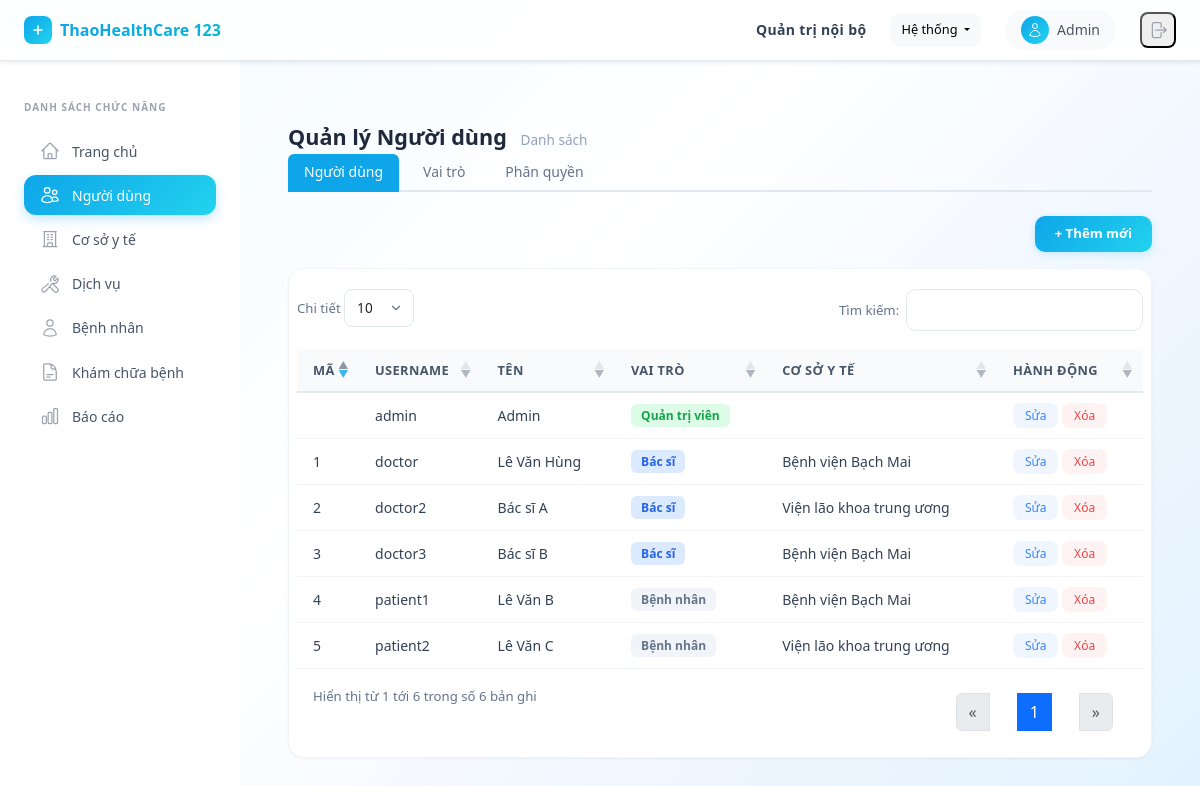
/users/ (signed in), run on the app's committed database.
### api/models.py (models this page shows, shortened)
class User(AbstractUser):
    code = models.CharField(max_length=50, unique=True)
    facility = models.ForeignKey(MedicalFacility, on_delete=models.CASCADE, related_name="users", null=True, blank=True)
    name = models.CharField(max_length=255)
    role = models.ForeignKey(Role, on_delete=models.SET_NULL, null=True, blank=True, related_name='users')
    patient = models.OneToOneField('Patient', on_delete=models.SET_NULL, null=True, blank=True, related_name='user')
    created_at = models.DateTimeField(auto_now_add=True)
    updated_at = models.DateTimeField(auto_now=True)
    @property
    def role_code(self):
        return self.role.code if self.role else None

class Role(models.Model):
    code = models.CharField(max_length=50, unique=True)
    name = models.CharField(max_length=100)
    description = models.TextField(blank=True, null=True)
    permissions = models.ManyToManyField(Permission, blank=True, related_name='roles')
    created_at = models.DateTimeField(auto_now_add=True)
    updated_at = models.DateTimeField(auto_now=True)

class MedicalFacility(models.Model):
    STATUS_CHOICES = [
        ('active', 'Đang hoạt động'),
        ('paused', 'Tạm dừng'),
        ('holiday', 'Nghỉ lễ'),
        ('maintenance', 'Bảo trì'),
        ('closed', 'Ngừng hoạt động'),
    ]
    code = models.CharField(max_length=50, unique=True)
    name = models.CharField(max_length=255)
    address = models.TextField()
    status = models.CharField(max_length=20, choices=STATUS_CHOICES, default='active')
    services = models.ManyToManyField(Service, blank=True, related_name='facilities')

### api/views.py (the view)
# urls.py: path('users/', user_list, name='user_list'),
@admin_required
def user_list(request):
    users = User.objects.select_related('facility', 'role', 'patient').all()
    facilities = MedicalFacility.objects.all()
    roles = Role.objects.all()
    patients = Patient.objects.select_related('user').order_by('identifier')
    patient_role = Role.objects.filter(code='patient').first()
    return render(request, 'user_list.html', {
        'users': users,
        'tab': 'users',
        'subtab': 'users',
        'facilities': facilities,
        'roles': roles,
        'patients': patients,
        'patient_role_id': patient_role.id if patient_role else '',
    })

### api/templates/user_list.html (shortened to what this page needs)
{% extends "base.html" %}
{% load static %}
{% block content %}
<link rel="stylesheet" href="https://cdn.datatables.net/1.13.6/css/dataTables.bootstrap5.min.css">
<h3 class="page-title">Quản lý Người dùng <small>Danh sách</small></h3>
{% include "user_subtabs.html" %}
<div class="table-toolbar">
    <button class="btn-add" data-bs-toggle="modal" data-bs-target="#userModal" onclick="openCreateModal()">+ Thêm mới</button>
</div>
<div class="table-card">
<table id="userTable" class="table">
    <thead>
        <tr>
            <th>Mã</th>
            <th>Username</th>
            <th>Tên</th>
            <th>Vai trò</th>
            <th>Cơ sở y tế</th>
            <th>Hành động</th>
        </tr>
    </thead>
    <tbody>
        {% for u in users %}
        <tr>
            <td><span style="font-weight:500;">{{ u.code }}</span></td>
            <td>{{ u.username }}</td>
            <td>{{ u.name }}</td>
            <td>
                {% if u.role %}
                <span class="badge-role {% if u.role_code == 'admin' %}badge-role-admin{% elif u.role_code == 'doctor' %}badge-role-doctor{% else %}badge-role-default{% endif %}">{{ u.role.name }}</span>
                {% else %}
                <span style="color:#94a3b8;">--</span>
                {% endif %}
            </td>
            <td>{{ u.facility.name|default:"" }}</td>
            <td>
                <button class="btn-action btn-action-edit" data-bs-toggle="modal" data-bs-target="#userModal"
                    onclick="openEditModal('{{ u.id }}', '{{ u.code }}', '{{ u.username }}', '{{ u.name }}', '{{ u.role.id|default:'' }}', '{{ u.facility.id|default:'' }}', '{{ u.patient.id|default:'' }}')">
                    Sửa
                </button>
                <button class="btn-action btn-action-delete" onclick="deleteUser('{{ u.id }}')">Xóa</button>
            </td>
        </tr>
        {% endfor %}
    </tbody>
</table>
</div>
{% endblock %}

### api/templates/base.html (shortened to what this page needs)
﻿<!DOCTYPE html>
<html lang="vi">
<head>
    <script src="https://cdn.tailwindcss.com"></script>
    <link rel="stylesheet" href="https://cdn.jsdelivr.net/npm/bootstrap@5.3.0/dist/css/bootstrap.min.css">
</head>
<body class="min-h-screen" style="margin:0; background: linear-gradient(135deg, #f0f9ff 0%, #ffffff 40%, #eff6ff 70%, #e0f2fe 100%); background-attachment: fixed;">
    <nav class="top-navbar fixed top-0 left-0 right-0 z-50 flex items-center justify-between px-6 py-2.5 shadow-sm">
        <div class="flex items-center gap-3">
            <a href="{% url 'dashboard' %}" class="flex items-center gap-2" style="text-decoration:none;">
                <div class="bg-gradient-to-br from-primary to-cyan-400 rounded-lg p-1.5">
                    <svg class="w-4 h-4 text-white" fill="none" viewBox="0 0 24 24" stroke="currentColor">
                        <path stroke-linecap="round" stroke-linejoin="round" stroke-width="2.5" d="M12 6v6m0 0v6m0-6h6m-6 0H6"/>
                    </svg>
                </div>
                <span class="text-base font-bold bg-gradient-to-r from-primary to-cyan-500 bg-clip-text" style="color:transparent; -webkit-background-clip:text;">ThaoHealthCare 123</span>
            </a>
        </div>
        <div class="flex items-center gap-4">
            <span class="hidden sm:block text-sm font-semibold text-slate-700 tracking-wide">Quản trị nội bộ</span>
            {% if user.is_authenticated %}
            <div class="dropdown">
                <button class="btn btn-light dropdown-toggle" type="button" data-bs-toggle="dropdown" aria-expanded="false" style="border-radius:10px; font-size:0.8rem; padding:6px 10px;">
                    Hệ thống
                </button>
            </div>
            {% endif %}
            <div class="flex items-center gap-2 bg-gray-50 rounded-full px-3 py-1.5">
                <div class="w-7 h-7 rounded-full bg-gradient-to-br from-primary to-cyan-400 flex items-center justify-center">
                    <svg class="w-4 h-4 text-white" fill="none" viewBox="0 0 24 24" stroke="currentColor">
                        <path stroke-linecap="round" stroke-linejoin="round" stroke-width="1.5" d="M15.75 6a3.75 3.75 0 11-7.5 0 3.75 3.75 0 017.5 0zM4.501 20.118a7.5 7.5 0 0114.998 0A17.933 17.933 0 0112 21.75c-2.676 0-5.216-.584-7.499-1.632z"/>
                    </svg>
                </div>
                <span class="text-sm font-medium text-gray-600">{{ user.name|default:user.username }}</span>
            </div>
            <form action="{% url 'logout' %}" method="post" class="m-0">
                <button type="submit" class="p-1.5 rounded-lg hover:bg-red-50 text-gray-400 hover:text-red-500 transition" title="Đăng xuất">
                    <svg class="w-5 h-5" fill="none" viewBox="0 0 24 24" stroke="currentColor">
                        <path stroke-linecap="round" stroke-linejoin="round" stroke-width="1.5" d="M15.75 9V5.25A2.25 2.25 0 0013.5 3h-6a2.25 2.25 0 00-2.25 2.25v13.5A2.25 2.25 0 007.5 21h6a2.25 2.25 0 002.25-2.25V15m3 0l3-3m0 0l-3-3m3 3H9"/>
                    </svg>
                </button>
            </form>
        </div>
    </nav>
    <aside id="sidebar" class="sidebar fixed top-[52px] left-0 bottom-0 w-60 bg-white border-r border-gray-100 z-40 transform -translate-x-full lg:translate-x-0 transition-transform duration-200 overflow-y-auto">
        <div class="px-4 pt-5 pb-3">
            <p class="text-[10px] font-semibold text-gray-400 uppercase tracking-widest mb-3">Danh sách chức năng</p>
            <nav class="flex flex-col gap-1">
                {% if user.is_authenticated and user.role_code == "admin" %}
                <a href="{% url 'dashboard' %}" class="nav-item-link {% if tab == 'home' %}active{% endif %}">
                    Trang chủ
                </a>
                <a href="{% url 'user_list' %}" class="nav-item-link {% if tab == 'users' %}active{% endif %}">
                    Người dùng
                </a>
                <a href="{% url 'facility_list' %}" class="nav-item-link {% if tab == 'facilities' %}active{% endif %}">
                    Cơ sở y tế
                </a>
                <a href="{% url 'service_list' %}" class="nav-item-link {% if tab == 'services' %}active{% endif %}">
                    Dịch vụ
                </a>
                <a href="{% url 'patient_list' %}" class="nav-item-link {% if tab == 'patients' %}active{% endif %}">
                    <svg class="w-5 h-5 text-gray-400" fill="none" viewBox="0 0 24 24" stroke="currentColor"><path stroke-linecap="round" stroke-linejoin="round" stroke-width="1.5" d="M15.75 6a3.75 3.75 0 11-7.5 0 3.75 3.75 0 017.5 0zM4.501 20.118a7.5 7.5 0 0114.998 0A17.933 17.933 0 0112 21.75c-2.676 0-5.216-.584-7.499-1.632z"/></svg>
                    Bệnh nhân
                </a>
                <a href="{% url 'examination_list' %}" class="nav-item-link {% if tab == 'examinations' %}active{% endif %}">
                    Khám chữa bệnh
                </a>
                <a href="{% url 'report_list' %}" class="nav-item-link {% if tab == 'reports' %}active{% endif %}">
                    Báo cáo
                </a>
                {% endif %}
            </nav>
        </div>
    </aside>
    <main class="lg:ml-60 pt-[52px] min-h-screen">
        <div class="p-5">
            {% block content %}{% endblock %}
        </div>
    </main>
</body>
</html>

### api/templates/base.html (style rules this page uses)
.sidebar { font-family: system-ui, -apple-system, sans-serif; }
.sidebar * { box-sizing: border-box; }
.sidebar a, .sidebar button { text-decoration: none; }
.nav-item-link { display: flex; align-items: center; gap: 0.75rem; padding: 0.6rem 1rem; border-radius: 0.75rem; color: #475569; font-size: 0.875rem; font-weight: 500; transition: all 0.15s; }
.nav-item-link.active { background: linear-gradient(135deg, #0ea5e9, #22d3ee); color: #fff; box-shadow: 0 4px 12px rgba(14,165,233,0.25); }
.nav-item-link.active svg { color: #fff; }
.top-navbar { background: rgba(255,255,255,0.85); backdrop-filter: blur(12px); border-bottom: 1px solid #e2e8f0; }
.table-card { background: #fff; border-radius: 16px; box-shadow: 0 1px 3px rgba(0,0,0,0.04), 0 1px 2px rgba(0,0,0,0.02); border: 1px solid #f1f5f9; overflow: hidden; padding: 8px; }
.table-card .table { margin-bottom: 0; }
.table-card thead th, table.dataTable thead th { background: #f8fafc !important; border-bottom: 2px solid #e2e8f0 !important; color: #475569 !important; font-weight: 600 !important; font-size: 0.8rem !important; text-transform: uppercase; letter-spacing: 0.03em; padding: 12px 16px !important; white-space: nowrap; }
.table-card tbody td, table.dataTable tbody td { padding: 10px 16px !important; font-size: 0.875rem; color: #334155; border-bottom: 1px solid #f1f5f9 !important; vertical-align: middle; }
table.dataTable thead .sorting::after, table.dataTable thead .sorting_asc::after, table.dataTable thead .sorting_desc::after { opacity: 0.4 !important; }
table.dataTable thead .sorting_asc::after, table.dataTable thead .sorting_desc::after { opacity: 0.8 !important; color: #0ea5e9 !important; }
.btn-action { padding: 4px 12px; font-size: 0.75rem; font-weight: 500; border-radius: 8px; border: none; cursor: pointer; transition: all 0.15s; }
.btn-action-edit { background: #eff6ff; color: #3b82f6; }
.btn-action-delete { background: #fef2f2; color: #ef4444; }
.page-title { font-size: 1.35rem; font-weight: 700; color: #1e293b; margin-bottom: 0.25rem; }
.page-title small { font-size: 0.85rem; font-weight: 400; color: #94a3b8; margin-left: 8px; }
.table-toolbar { display: flex; align-items: center; justify-content: space-between; flex-wrap: wrap; gap: 10px; margin-bottom: 16px; }
.btn-add { background: linear-gradient(135deg, #0ea5e9, #22d3ee); color: #fff; font-size: 0.825rem; font-weight: 600; padding: 8px 20px; border-radius: 10px; border: none; cursor: pointer; box-shadow: 0 2px 8px rgba(14,165,233,0.2); transition: all 0.15s; }
.badge-role { display: inline-block; padding: 3px 10px; border-radius: 6px; font-size: 0.75rem; font-weight: 600; }
.badge-role-admin { background: #dcfce7; color: #16a34a; }
.badge-role-doctor { background: #dbeafe; color: #2563eb; }
.badge-role-default { background: #f1f5f9; color: #64748b; }

### data on the page
User: name "Admin", username "admin", role.name "Quản trị viên"
User: code "1", username "doctor", name "Lê Văn Hùng", role.name "Bác sĩ", facility.name "Bệnh viện Bạch Mai"
User: code "2", username "doctor2", name "Bác sĩ A", role.name "Bác sĩ", facility.name "Viện lão khoa trung ương"
User: code "3", username "doctor3", name "Bác sĩ B", role.name "Bác sĩ", facility.name "Bệnh viện Bạch Mai"
User: code "4", username "patient1", name "Lê Văn B", role.name "Bệnh nhân", facility.name "Bệnh viện Bạch Mai"
User: code "5", username "patient2", name "Lê Văn C", role.name "Bệnh nhân", facility.name "Viện lão khoa trung ương"
